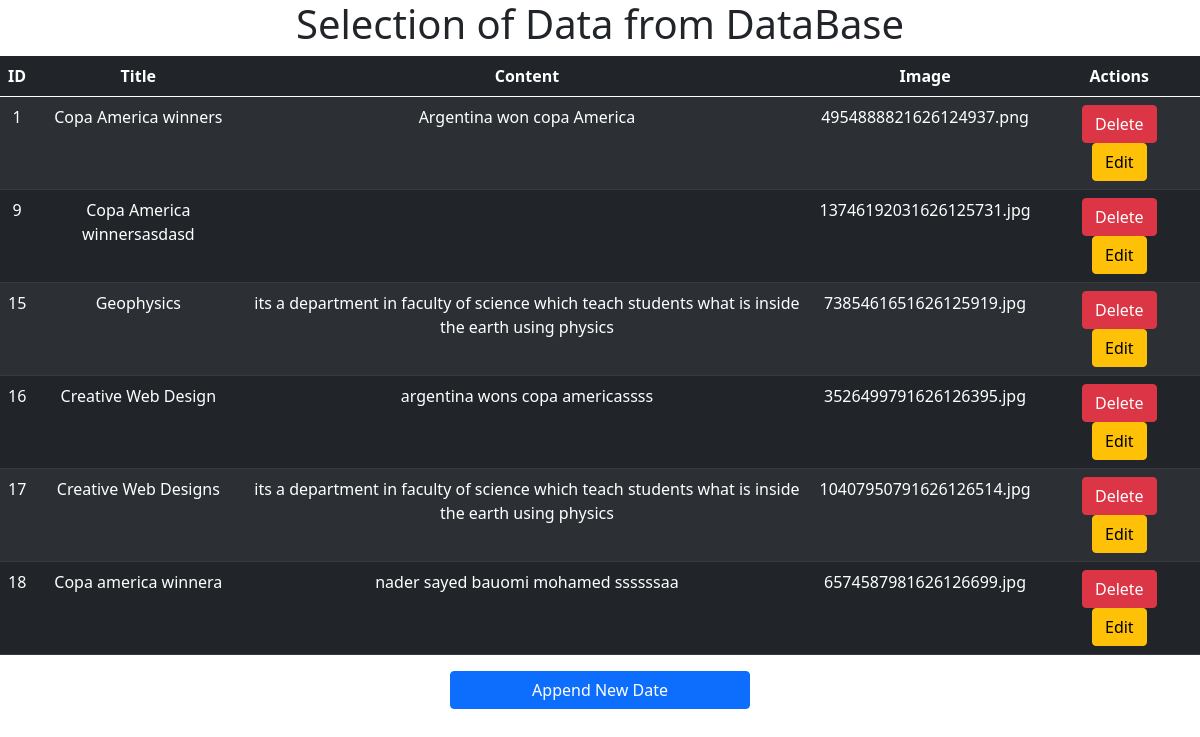
Screenshot of /Crud/index.php with the database file from the repository.
### tables this page shows
CREATE TABLE `posts` (
  `id` int(11) NOT NULL,
  `title` char(100) NOT NULL,
  `content` char(100) NOT NULL,
  `imageName` char(100) NOT NULL
);

### Crud/index.php (the view, shortened to what this page needs)
<?php
require 'dbConnection.php';
$sql = "select * from posts";
$op = mysqli_query($connection, $sql);
?>
<!DOCTYPE html>
<html lang="en">
<head>
    <link href="https://cdn.jsdelivr.net/npm/bootstrap@5.0.2/dist/css/bootstrap.min.css" rel="stylesheet">
</head>
<body>
    <h1 class="text-center">Selection of Data from DataBase</h1>
    <table class="table table-dark table-striped">
        <thead class="text-center">
            <th>ID</th>
            <th>Title</th>
            <th>Content</th>
            <th>Image</th>
            <th>Actions</th>
        </thead>
        <?php
        while ($data = mysqli_fetch_assoc($op)) {
        ?>
            <tr>
                <td class="text-center"><?php echo $data['id']; ?></td>
                <td class="text-center"><?php echo $data['title']; ?></td>
                <td class="text-center"><?php echo $data['content']; ?></td>
                <td class="text-center"><?php echo $data['imageName']; ?></td>
                <td class="text-center">
                    <a href="delete.php?id=<?php echo $data['id'] ?>" class="btn btn-danger mx-2">Delete</a>
                    <a href="edit.php?id=<?php echo $data['id']; ?>" class="btn btn-warning mx-2">Edit</a>
                </td>
            </tr>
        <?php } ?>
    </table>
    <a href="create.php" class="btn btn-primary m-auto w-25 mt-3 d-block">Append New Date</a>
</body>
</html>

### rows the page displays
posts: id "1", title "Copa America winners", content "Argentina won copa America", imageName "4954888821626124937.png"
posts: id "9", title "Copa America winnersasdasd", imageName "13746192031626125731.jpg"
posts: id "15", title "Geophysics", content "its a department in faculty of science which teach students what is inside the earth using physics", imageName "7385461651626125919.jpg"
posts: id "16", title "Creative Web Design", content "argentina wons copa americassss", imageName "3526499791626126395.jpg"
posts: id "17", title "Creative Web Designs", content "its a department in faculty of science which teach students what is inside the earth using physics", imageName "10407950791626126514.jpg"
posts: id "18", title "Copa america winnera", content "nader sayed bauomi mohamed ssssssaa", imageName "6574587981626126699.jpg"
